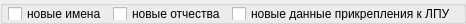
           <widget class="QGroupBox" name="groupBox">
            <property name="minimumSize">
             <size>
              <width>200</width>
              <height>24</height>
             </size>
            </property>
            <property name="maximumSize">
             <size>
              <width>16777215</width>
              <height>24</height>
             </size>
            </property>
            <property name="alignment">
             <set>Qt::AlignLeading|Qt::AlignLeft|Qt::AlignTop</set>
            </property>
            <layout class="QHBoxLayout" name="horizontalLayout_10">
             <property name="leftMargin">
              <number>5</number>
             </property>
             <property name="topMargin">
              <number>1</number>
             </property>
             <property name="rightMargin">
              <number>5</number>
             </property>
             <property name="bottomMargin">
              <number>1</number>
             </property>
             <item>
              <widget class="QCheckBox" name="ch_new_IM">
               <property name="font">
                <font>
                 <weight>50</weight>
                 <bold>false</bold>
                </font>
               </property>
               <property name="text">
                <string>новые имена</string>
               </property>
              </widget>
             </item>
             <item>
              <widget class="QCheckBox" name="ch_new_OT">
               <property name="font">
                <font>
                 <weight>50</weight>
                 <bold>false</bold>
                </font>
               </property>
               <property name="text">
                <string>новые отчества</string>
               </property>
              </widget>
             </item>
             <item>
              <widget class="QCheckBox" name="ch_new_assigs">
               <property name="font">
                <font>
                 <weight>50</weight>
                 <bold>false</bold>
                </font>
               </property>
               <property name="text">
                <string>новые данные прикрепления к ЛПУ</string>
               </property>
              </widget>
             </item>
             <item>
              <spacer name="horizontalSpacer_6">
               <property name="orientation">
                <enum>Qt::Horizontal</enum>
               </property>
               <property name="sizeHint" stdset="0">
                <size>
                 <width>2</width>
                 <height>2</height>
                </size>
               </property>
              </spacer>
             </item>
            </layout>
           </widget>
